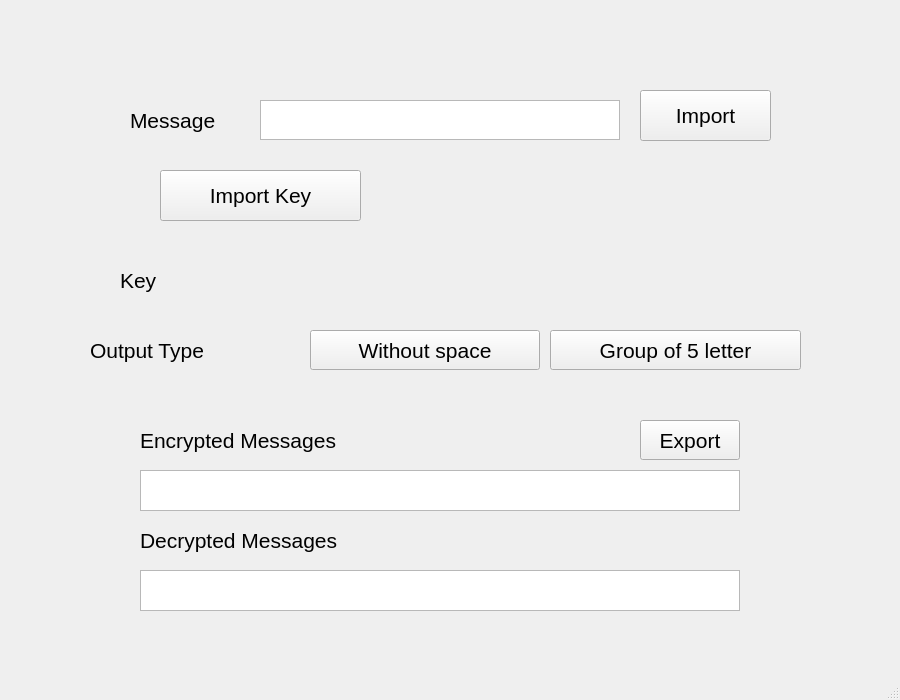
<?xml version="1.0" encoding="UTF-8"?>
<ui version="4.0">
 <class>MainWindow</class>
 <widget class="QMainWindow" name="MainWindow">
  <property name="geometry">
   <rect>
    <x>0</x>
    <y>0</y>
    <width>900</width>
    <height>700</height>
   </rect>
  </property>
  <property name="windowTitle">
   <string>MainWindow</string>
  </property>
  <widget class="QWidget" name="centralwidget">
   <widget class="QLabel" name="label_5">
    <property name="geometry">
     <rect>
      <x>140</x>
      <y>520</y>
      <width>301</width>
      <height>40</height>
     </rect>
    </property>
    <property name="font">
     <font>
      <pointsize>16</pointsize>
     </font>
    </property>
    <property name="text">
     <string>Decrypted Messages</string>
    </property>
   </widget>
   <widget class="QLabel" name="label_6">
    <property name="geometry">
     <rect>
      <x>330</x>
      <y>40</y>
      <width>271</width>
      <height>40</height>
     </rect>
    </property>
    <property name="font">
     <font>
      <pointsize>16</pointsize>
     </font>
    </property>
    <property name="text">
     <string/>
    </property>
    <property name="alignment">
     <set>Qt::AlignCenter</set>
    </property>
   </widget>
   <widget class="QPushButton" name="exp">
    <property name="geometry">
     <rect>
      <x>640</x>
      <y>420</y>
      <width>100</width>
      <height>40</height>
     </rect>
    </property>
    <property name="font">
     <font>
      <pointsize>16</pointsize>
     </font>
    </property>
    <property name="text">
     <string>Export</string>
    </property>
   </widget>
   <widget class="QLabel" name="label">
    <property name="geometry">
     <rect>
      <x>130</x>
      <y>100</y>
      <width>130</width>
      <height>40</height>
     </rect>
    </property>
    <property name="font">
     <font>
      <pointsize>16</pointsize>
     </font>
    </property>
    <property name="text">
     <string>Message</string>
    </property>
   </widget>
   <widget class="QPushButton" name="imp">
    <property name="geometry">
     <rect>
      <x>640</x>
      <y>90</y>
      <width>131</width>
      <height>51</height>
     </rect>
    </property>
    <property name="font">
     <font>
      <pointsize>16</pointsize>
     </font>
    </property>
    <property name="text">
     <string>Import</string>
    </property>
   </widget>
   <widget class="QLabel" name="label_3">
    <property name="geometry">
     <rect>
      <x>90</x>
      <y>330</y>
      <width>181</width>
      <height>40</height>
     </rect>
    </property>
    <property name="font">
     <font>
      <pointsize>16</pointsize>
     </font>
    </property>
    <property name="text">
     <string>Output Type</string>
    </property>
   </widget>
   <widget class="QPushButton" name="go5letter">
    <property name="geometry">
     <rect>
      <x>550</x>
      <y>330</y>
      <width>251</width>
      <height>40</height>
     </rect>
    </property>
    <property name="font">
     <font>
      <pointsize>16</pointsize>
     </font>
    </property>
    <property name="text">
     <string>Group of 5 letter</string>
    </property>
   </widget>
   <widget class="QTextBrowser" name="textBrowser">
    <property name="geometry">
     <rect>
      <x>140</x>
      <y>470</y>
      <width>600</width>
      <height>41</height>
     </rect>
    </property>
    <property name="styleSheet">
     <string notr="true">font-size:16pt</string>
    </property>
    <property name="html">
     <string>&lt;!DOCTYPE HTML PUBLIC &quot;-//W3C//DTD HTML 4.0//EN&quot; &quot;http://www.w3.org/TR/REC-html40/strict.dtd&quot;&gt;
&lt;html&gt;&lt;head&gt;&lt;meta name=&quot;qrichtext&quot; content=&quot;1&quot; /&gt;&lt;style type=&quot;text/css&quot;&gt;
p, li { white-space: pre-wrap; }
&lt;/style&gt;&lt;/head&gt;&lt;body style=&quot; font-family:'MS Shell Dlg 2'; font-size:16pt; font-weight:400; font-style:normal;&quot;&gt;
&lt;p style=&quot;-qt-paragraph-type:empty; margin-top:0px; margin-bottom:0px; margin-left:0px; margin-right:0px; -qt-block-indent:0; text-indent:0px;&quot;&gt;&lt;br /&gt;&lt;/p&gt;&lt;/body&gt;&lt;/html&gt;</string>
    </property>
   </widget>
   <widget class="QPushButton" name="woSpace">
    <property name="geometry">
     <rect>
      <x>310</x>
      <y>330</y>
      <width>230</width>
      <height>40</height>
     </rect>
    </property>
    <property name="font">
     <font>
      <pointsize>16</pointsize>
     </font>
    </property>
    <property name="text">
     <string>Without space</string>
    </property>
   </widget>
   <widget class="QTextEdit" name="textEdit">
    <property name="geometry">
     <rect>
      <x>260</x>
      <y>100</y>
      <width>360</width>
      <height>40</height>
     </rect>
    </property>
    <property name="styleSheet">
     <string notr="true">font-size:16pt</string>
    </property>
    <property name="html">
     <string>&lt;!DOCTYPE HTML PUBLIC &quot;-//W3C//DTD HTML 4.0//EN&quot; &quot;http://www.w3.org/TR/REC-html40/strict.dtd&quot;&gt;
&lt;html&gt;&lt;head&gt;&lt;meta name=&quot;qrichtext&quot; content=&quot;1&quot; /&gt;&lt;style type=&quot;text/css&quot;&gt;
p, li { white-space: pre-wrap; }
&lt;/style&gt;&lt;/head&gt;&lt;body style=&quot; font-family:'MS Shell Dlg 2'; font-size:16pt; font-weight:400; font-style:normal;&quot;&gt;
&lt;p style=&quot;-qt-paragraph-type:empty; margin-top:0px; margin-bottom:0px; margin-left:0px; margin-right:0px; -qt-block-indent:0; text-indent:0px; font-size:8.25pt;&quot;&gt;&lt;br /&gt;&lt;/p&gt;&lt;/body&gt;&lt;/html&gt;</string>
    </property>
   </widget>
   <widget class="QLabel" name="label_4">
    <property name="geometry">
     <rect>
      <x>140</x>
      <y>420</y>
      <width>301</width>
      <height>40</height>
     </rect>
    </property>
    <property name="font">
     <font>
      <pointsize>16</pointsize>
     </font>
    </property>
    <property name="text">
     <string>Encrypted Messages</string>
    </property>
   </widget>
   <widget class="QTextBrowser" name="textBrowser_2">
    <property name="geometry">
     <rect>
      <x>140</x>
      <y>570</y>
      <width>600</width>
      <height>41</height>
     </rect>
    </property>
    <property name="styleSheet">
     <string notr="true">font-size:16pt</string>
    </property>
    <property name="html">
     <string>&lt;!DOCTYPE HTML PUBLIC &quot;-//W3C//DTD HTML 4.0//EN&quot; &quot;http://www.w3.org/TR/REC-html40/strict.dtd&quot;&gt;
&lt;html&gt;&lt;head&gt;&lt;meta name=&quot;qrichtext&quot; content=&quot;1&quot; /&gt;&lt;style type=&quot;text/css&quot;&gt;
p, li { white-space: pre-wrap; }
&lt;/style&gt;&lt;/head&gt;&lt;body style=&quot; font-family:'MS Shell Dlg 2'; font-size:16pt; font-weight:400; font-style:normal;&quot;&gt;
&lt;p style=&quot;-qt-paragraph-type:empty; margin-top:0px; margin-bottom:0px; margin-left:0px; margin-right:0px; -qt-block-indent:0; text-indent:0px;&quot;&gt;&lt;br /&gt;&lt;/p&gt;&lt;/body&gt;&lt;/html&gt;</string>
    </property>
   </widget>
   <widget class="QLabel" name="label_2">
    <property name="geometry">
     <rect>
      <x>120</x>
      <y>260</y>
      <width>130</width>
      <height>40</height>
     </rect>
    </property>
    <property name="font">
     <font>
      <pointsize>16</pointsize>
     </font>
    </property>
    <property name="text">
     <string>Key</string>
    </property>
   </widget>
   <widget class="QPushButton" name="impKey">
    <property name="geometry">
     <rect>
      <x>160</x>
      <y>170</y>
      <width>201</width>
      <height>51</height>
     </rect>
    </property>
    <property name="font">
     <font>
      <pointsize>16</pointsize>
     </font>
    </property>
    <property name="text">
     <string>Import Key</string>
    </property>
   </widget>
   <widget class="QLabel" name="label_7">
    <property name="geometry">
     <rect>
      <x>410</x>
      <y>170</y>
      <width>341</width>
      <height>40</height>
     </rect>
    </property>
    <property name="font">
     <font>
      <pointsize>16</pointsize>
     </font>
    </property>
    <property name="text">
     <string/>
    </property>
   </widget>
   <widget class="QLabel" name="key">
    <property name="geometry">
     <rect>
      <x>260</x>
      <y>260</y>
      <width>281</width>
      <height>40</height>
     </rect>
    </property>
    <property name="font">
     <font>
      <pointsize>16</pointsize>
     </font>
    </property>
    <property name="text">
     <string/>
    </property>
   </widget>
  </widget>
  <widget class="QMenuBar" name="menubar">
   <property name="geometry">
    <rect>
     <x>0</x>
     <y>0</y>
     <width>900</width>
     <height>31</height>
    </rect>
   </property>
  </widget>
  <widget class="QStatusBar" name="statusbar"/>
 </widget>
 <resources/>
 <connections/>
</ui>
